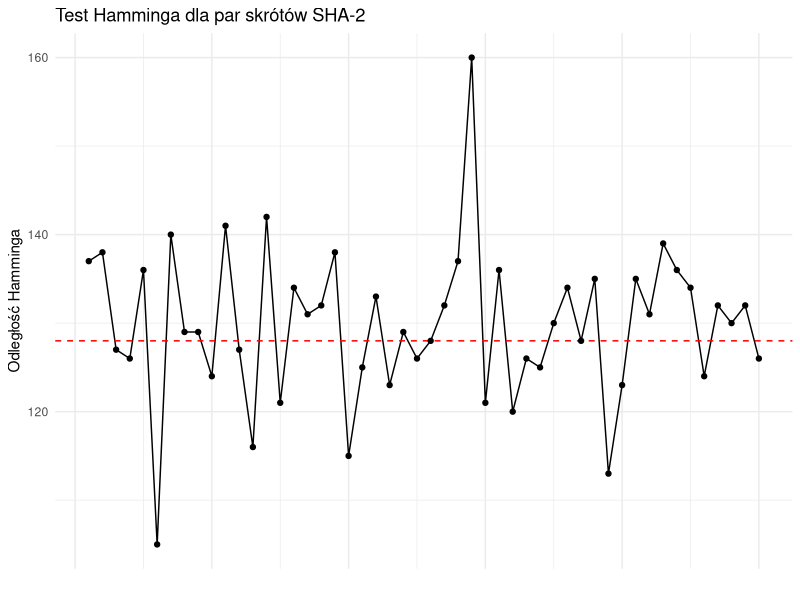
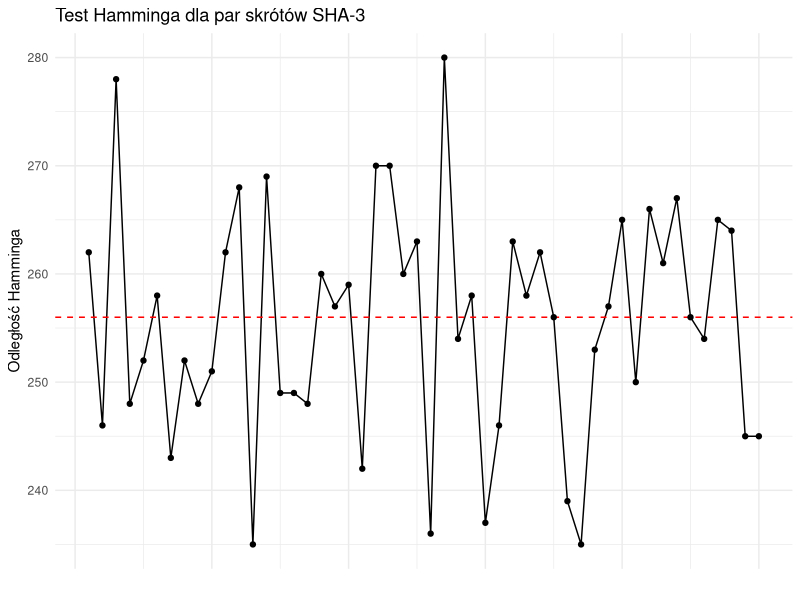
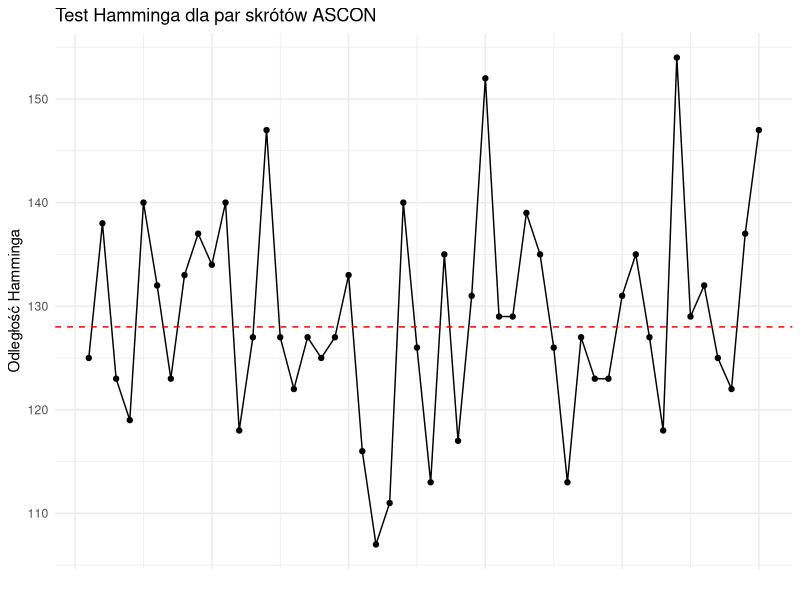
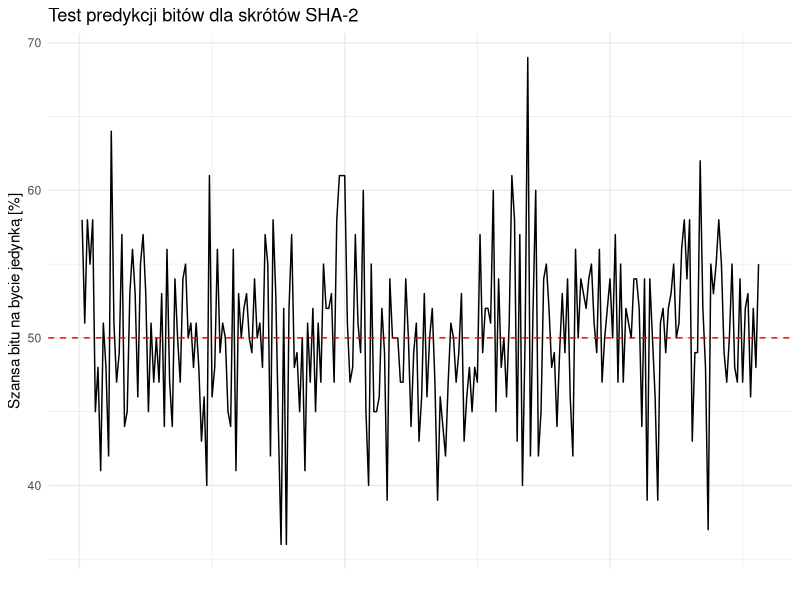
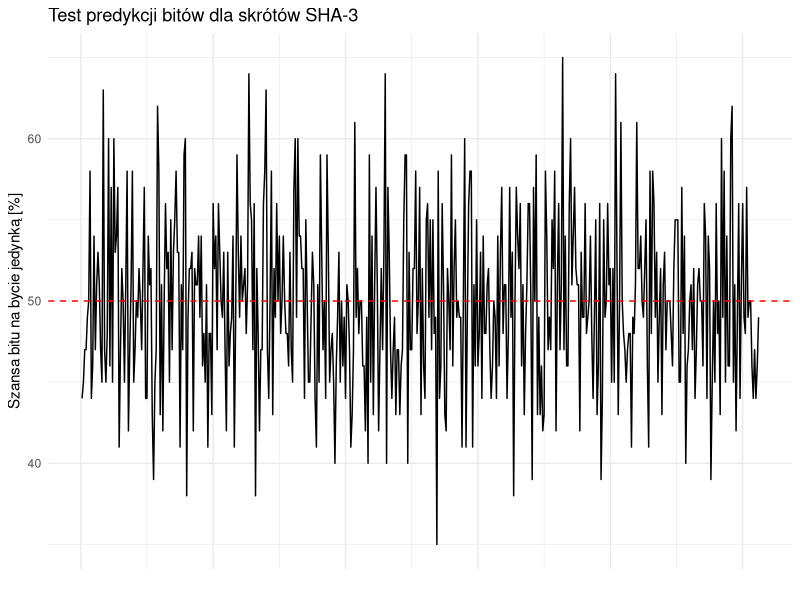
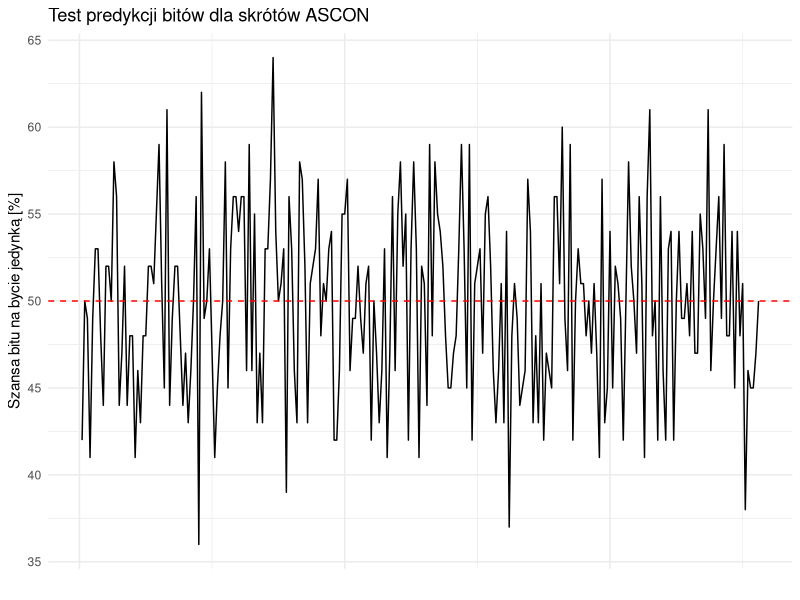
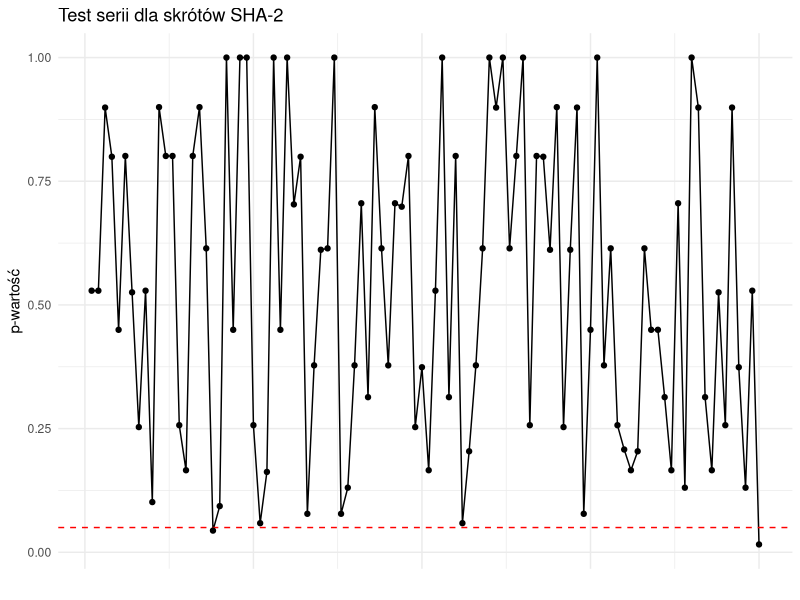
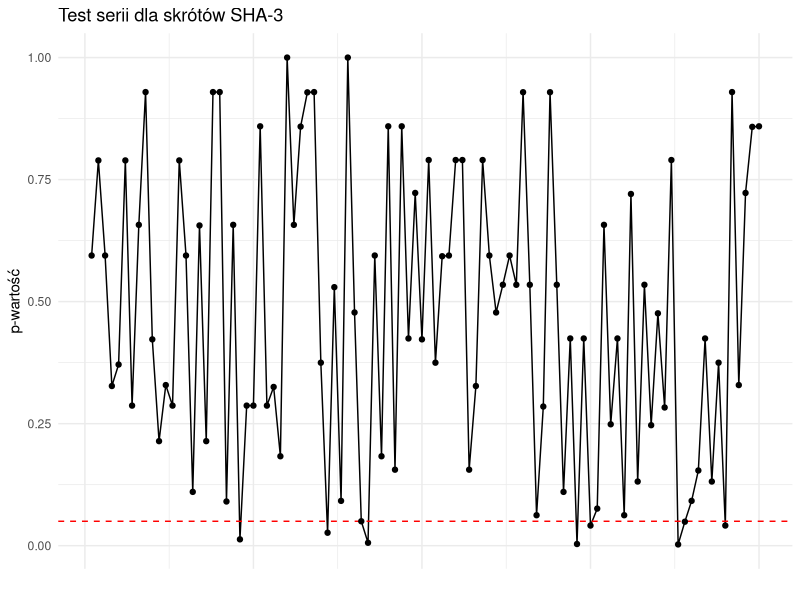

Generate these figures, in order, with R:
## ---- chunk 1
library(ggplot2)

sha2ham <- c(137.0, 138.0, 127.0, 126.0, 136.0, 105.0, 140.0, 129.0, 129.0, 124.0, 141.0, 127.0, 116.0, 142.0, 121.0, 134.0, 131.0, 132.0, 138.0, 115.0, 125.0, 133.0, 123.0, 129.0, 126.0, 128.0, 132.0, 137.0, 160.0, 121.0, 136.0, 120.0, 126.0, 125.0, 130.0, 134.0, 128.0, 135.0, 113.0, 123.0, 135.0, 131.0, 139.0, 136.0, 134.0, 124.0, 132.0, 130.0, 132.0, 126.0)
sha3ham <- c(262.0, 246.0, 278.0, 248.0, 252.0, 258.0, 243.0, 252.0, 248.0, 251.0, 262.0, 268.0, 235.0, 269.0, 249.0, 249.0, 248.0, 260.0, 257.0, 259.0, 242.0, 270.0, 270.0, 260.0, 263.0, 236.0, 280.0, 254.0, 258.0, 237.0, 246.0, 263.0, 258.0, 262.0, 256.0, 239.0, 235.0, 253.0, 257.0, 265.0, 250.0, 266.0, 261.0, 267.0, 256.0, 254.0, 265.0, 264.0, 245.0, 245.0)
asconham <- c(125.0, 138.0, 123.0, 119.0, 140.0, 132.0, 123.0, 133.0, 137.0, 134.0, 140.0, 118.0, 127.0, 147.0, 127.0, 122.0, 127.0, 125.0, 127.0, 133.0, 116.0, 107.0, 111.0, 140.0, 126.0, 113.0, 135.0, 117.0, 131.0, 152.0, 129.0, 129.0, 139.0, 135.0, 126.0, 113.0, 127.0, 123.0, 123.0, 131.0, 135.0, 127.0, 118.0, 154.0, 129.0, 132.0, 125.0, 122.0, 137.0, 147.0)

sha2pred <- c(0.58, 0.51, 0.58, 0.55, 0.58, 0.45, 0.48, 0.41, 0.51, 0.48, 0.42, 0.64, 0.51, 0.47, 0.49, 0.57, 0.44, 0.45, 0.53, 0.56, 0.53, 0.46, 0.55, 0.57, 0.53, 0.45, 0.51, 0.47, 0.5, 0.47, 0.53, 0.44, 0.56, 0.47, 0.44, 0.54, 0.5, 0.47, 0.54, 0.55, 0.5, 0.51, 0.48, 0.51, 0.48, 0.43, 0.46, 0.4, 0.61, 0.46, 0.48, 0.56, 0.49, 0.51, 0.5, 0.45, 0.44, 0.56, 0.41, 0.53, 0.5, 0.52, 0.53, 0.5, 0.49, 0.54, 0.5, 0.51, 0.48, 0.57, 0.55, 0.42, 0.58, 0.53, 0.44, 0.36, 0.52, 0.36, 0.52, 0.57, 0.48, 0.49, 0.45, 0.5, 0.41, 0.51, 0.47, 0.52, 0.45, 0.51, 0.47, 0.55, 0.52, 0.52, 0.53, 0.47, 0.58, 0.61, 0.61, 0.61, 0.51, 0.47, 0.48, 0.57, 0.51, 0.49, 0.6, 0.45, 0.4, 0.55, 0.45, 0.45, 0.46, 0.52, 0.49, 0.39, 0.54, 0.5, 0.5, 0.5, 0.47, 0.47, 0.54, 0.5, 0.44, 0.49, 0.51, 0.43, 0.46, 0.53, 0.46, 0.5, 0.52, 0.47, 0.39, 0.46, 0.44, 0.42, 0.47, 0.51, 0.5, 0.47, 0.49, 0.53, 0.43, 0.46, 0.48, 0.45, 0.48, 0.47, 0.57, 0.49, 0.52, 0.52, 0.51, 0.6, 0.45, 0.54, 0.48, 0.5, 0.46, 0.51, 0.61, 0.58, 0.43, 0.57, 0.4, 0.5, 0.69, 0.42, 0.52, 0.6, 0.42, 0.45, 0.54, 0.55, 0.52, 0.48, 0.49, 0.44, 0.49, 0.53, 0.49, 0.54, 0.46, 0.42, 0.56, 0.5, 0.54, 0.53, 0.52, 0.54, 0.55, 0.51, 0.49, 0.56, 0.47, 0.5, 0.52, 0.54, 0.5, 0.57, 0.47, 0.55, 0.47, 0.52, 0.51, 0.5, 0.54, 0.54, 0.52, 0.44, 0.54, 0.39, 0.54, 0.5, 0.46, 0.39, 0.51, 0.52, 0.49, 0.52, 0.53, 0.55, 0.5, 0.51, 0.56, 0.58, 0.54, 0.58, 0.43, 0.49, 0.49, 0.62, 0.52, 0.48, 0.37, 0.55, 0.53, 0.55, 0.58, 0.55, 0.49, 0.47, 0.5, 0.55, 0.48, 0.47, 0.54, 0.47, 0.52, 0.53, 0.46, 0.52, 0.48, 0.55)
sha3pred <- c(0.44, 0.45, 0.47, 0.47, 0.49, 0.5, 0.58, 0.44, 0.46, 0.54, 0.47, 0.51, 0.53, 0.51, 0.47, 0.45, 0.63, 0.47, 0.45, 0.48, 0.6, 0.46, 0.57, 0.45, 0.6, 0.53, 0.54, 0.57, 0.41, 0.47, 0.52, 0.5, 0.45, 0.51, 0.58, 0.42, 0.47, 0.51, 0.58, 0.45, 0.47, 0.5, 0.49, 0.52, 0.5, 0.47, 0.52, 0.57, 0.44, 0.44, 0.54, 0.51, 0.52, 0.43, 0.39, 0.45, 0.47, 0.62, 0.58, 0.43, 0.51, 0.42, 0.5, 0.56, 0.52, 0.53, 0.45, 0.55, 0.47, 0.53, 0.55, 0.58, 0.53, 0.53, 0.41, 0.51, 0.47, 0.59, 0.6, 0.38, 0.49, 0.52, 0.52, 0.53, 0.42, 0.52, 0.51, 0.51, 0.54, 0.49, 0.54, 0.46, 0.48, 0.45, 0.51, 0.41, 0.48, 0.48, 0.43, 0.56, 0.52, 0.54, 0.47, 0.56, 0.53, 0.5, 0.49, 0.53, 0.47, 0.42, 0.53, 0.46, 0.48, 0.49, 0.54, 0.41, 0.49, 0.59, 0.53, 0.49, 0.54, 0.5, 0.51, 0.52, 0.48, 0.51, 0.64, 0.56, 0.55, 0.47, 0.56, 0.38, 0.52, 0.48, 0.42, 0.47, 0.47, 0.56, 0.58, 0.63, 0.47, 0.44, 0.5, 0.58, 0.43, 0.52, 0.49, 0.56, 0.5, 0.54, 0.48, 0.5, 0.54, 0.5, 0.48, 0.48, 0.46, 0.53, 0.47, 0.45, 0.57, 0.6, 0.49, 0.6, 0.54, 0.54, 0.52, 0.52, 0.44, 0.55, 0.5, 0.45, 0.45, 0.49, 0.53, 0.51, 0.44, 0.41, 0.51, 0.45, 0.59, 0.53, 0.47, 0.5, 0.44, 0.59, 0.53, 0.45, 0.47, 0.48, 0.45, 0.4, 0.46, 0.49, 0.53, 0.45, 0.5, 0.46, 0.49, 0.44, 0.51, 0.5, 0.47, 0.41, 0.43, 0.47, 0.61, 0.49, 0.52, 0.48, 0.5, 0.5, 0.46, 0.46, 0.42, 0.49, 0.4, 0.59, 0.45, 0.54, 0.43, 0.51, 0.57, 0.51, 0.42, 0.47, 0.52, 0.47, 0.53, 0.64, 0.4, 0.57, 0.53, 0.47, 0.44, 0.47, 0.49, 0.43, 0.47, 0.47, 0.43, 0.46, 0.47, 0.55, 0.59, 0.59, 0.4, 0.53, 0.47, 0.47, 0.52, 0.52, 0.58, 0.48, 0.5, 0.57, 0.43, 0.52, 0.46, 0.44, 0.55, 0.56, 0.49, 0.55, 0.47, 0.55, 0.48, 0.49, 0.35, 0.58, 0.44, 0.46, 0.56, 0.51, 0.43, 0.42, 0.52, 0.5, 0.47, 0.59, 0.46, 0.52, 0.55, 0.49, 0.5, 0.49, 0.49, 0.41, 0.5, 0.6, 0.41, 0.49, 0.56, 0.58, 0.58, 0.41, 0.51, 0.46, 0.55, 0.46, 0.48, 0.53, 0.44, 0.54, 0.48, 0.48, 0.51, 0.52, 0.47, 0.44, 0.46, 0.5, 0.49, 0.44, 0.54, 0.46, 0.53, 0.57, 0.48, 0.51, 0.51, 0.44, 0.48, 0.57, 0.49, 0.53, 0.38, 0.5, 0.57, 0.54, 0.52, 0.56, 0.46, 0.51, 0.43, 0.48, 0.51, 0.56, 0.56, 0.5, 0.39, 0.57, 0.5, 0.59, 0.43, 0.49, 0.43, 0.46, 0.42, 0.43, 0.58, 0.54, 0.47, 0.49, 0.47, 0.55, 0.52, 0.58, 0.42, 0.51, 0.56, 0.47, 0.51, 0.65, 0.47, 0.54, 0.46, 0.46, 0.56, 0.6, 0.51, 0.54, 0.57, 0.52, 0.51, 0.51, 0.42, 0.53, 0.49, 0.49, 0.56, 0.48, 0.49, 0.5, 0.54, 0.48, 0.44, 0.49, 0.55, 0.43, 0.46, 0.56, 0.39, 0.44, 0.55, 0.49, 0.5, 0.56, 0.51, 0.52, 0.45, 0.52, 0.45, 0.64, 0.53, 0.43, 0.5, 0.61, 0.5, 0.48, 0.47, 0.45, 0.47, 0.48, 0.48, 0.41, 0.49, 0.48, 0.51, 0.61, 0.52, 0.52, 0.54, 0.5, 0.49, 0.52, 0.55, 0.46, 0.41, 0.58, 0.48, 0.58, 0.56, 0.49, 0.53, 0.45, 0.49, 0.52, 0.43, 0.51, 0.53, 0.47, 0.5, 0.5, 0.5, 0.48, 0.46, 0.52, 0.55, 0.55, 0.55, 0.45, 0.45, 0.57, 0.48, 0.54, 0.4, 0.46, 0.47, 0.5, 0.51, 0.47, 0.52, 0.44, 0.47, 0.51, 0.52, 0.5, 0.5, 0.46, 0.56, 0.54, 0.44, 0.54, 0.52, 0.39, 0.45, 0.5, 0.45, 0.56, 0.48, 0.5, 0.43, 0.6, 0.49, 0.58, 0.45, 0.54, 0.46, 0.46, 0.6, 0.62, 0.45, 0.51, 0.42, 0.49, 0.56, 0.44, 0.51, 0.56, 0.49, 0.48, 0.57, 0.49, 0.5, 0.5, 0.46, 0.44, 0.47, 0.44, 0.46, 0.49)
asconpred <- c(0.42, 0.5, 0.49, 0.41, 0.49, 0.53, 0.53, 0.48, 0.44, 0.52, 0.52, 0.5, 0.58, 0.56, 0.44, 0.47, 0.52, 0.44, 0.48, 0.48, 0.41, 0.46, 0.43, 0.48, 0.48, 0.52, 0.52, 0.51, 0.55, 0.59, 0.51, 0.45, 0.61, 0.44, 0.49, 0.52, 0.52, 0.48, 0.44, 0.47, 0.43, 0.46, 0.5, 0.56, 0.36, 0.62, 0.49, 0.5, 0.53, 0.47, 0.41, 0.45, 0.48, 0.5, 0.58, 0.45, 0.53, 0.56, 0.56, 0.54, 0.56, 0.56, 0.46, 0.59, 0.46, 0.55, 0.43, 0.47, 0.43, 0.53, 0.53, 0.57, 0.64, 0.54, 0.5, 0.51, 0.53, 0.39, 0.56, 0.53, 0.46, 0.43, 0.58, 0.57, 0.52, 0.43, 0.51, 0.52, 0.53, 0.57, 0.48, 0.51, 0.5, 0.53, 0.54, 0.42, 0.42, 0.46, 0.55, 0.55, 0.57, 0.46, 0.49, 0.49, 0.52, 0.49, 0.47, 0.51, 0.52, 0.42, 0.5, 0.47, 0.43, 0.46, 0.53, 0.41, 0.47, 0.56, 0.46, 0.55, 0.58, 0.52, 0.55, 0.42, 0.53, 0.58, 0.53, 0.41, 0.52, 0.51, 0.44, 0.59, 0.48, 0.58, 0.55, 0.54, 0.52, 0.48, 0.45, 0.45, 0.47, 0.48, 0.53, 0.59, 0.53, 0.45, 0.59, 0.42, 0.51, 0.52, 0.53, 0.47, 0.55, 0.56, 0.52, 0.46, 0.43, 0.46, 0.51, 0.43, 0.54, 0.37, 0.48, 0.51, 0.49, 0.44, 0.45, 0.46, 0.57, 0.54, 0.43, 0.48, 0.43, 0.51, 0.42, 0.47, 0.46, 0.45, 0.56, 0.56, 0.51, 0.6, 0.49, 0.46, 0.59, 0.42, 0.5, 0.53, 0.51, 0.51, 0.48, 0.5, 0.47, 0.51, 0.47, 0.41, 0.57, 0.43, 0.45, 0.54, 0.45, 0.52, 0.51, 0.49, 0.42, 0.5, 0.58, 0.52, 0.5, 0.47, 0.56, 0.51, 0.41, 0.56, 0.61, 0.48, 0.5, 0.42, 0.56, 0.46, 0.42, 0.53, 0.54, 0.42, 0.5, 0.54, 0.49, 0.49, 0.51, 0.48, 0.54, 0.47, 0.47, 0.55, 0.53, 0.49, 0.61, 0.46, 0.5, 0.53, 0.56, 0.49, 0.59, 0.48, 0.48, 0.54, 0.45, 0.54, 0.48, 0.51, 0.38, 0.46, 0.45, 0.45, 0.47, 0.5)

sha2ser <- c(0.5287333251214301, 0.5287333251214301, 0.8989402980321262, 0.7994953618696918, 0.449691797968891, 0.8010593708697096, 0.5254280008505967, 0.25303811649475483, 0.5287333251214301, 0.10145381261420816, 0.8997412986871713, 0.8010593708697096, 0.8010593708697096, 0.25683925795785667, 0.16578668398105845, 0.8010593708697096, 0.8997412986871713, 0.6142946646634826, 0.043819792802674895, 0.0932899561836047, 1.0, 0.449691797968891, 1.0, 1.0, 0.25683925795785667, 0.05878172135535875, 0.16241315102200904, 1.0, 0.449691797968891, 1.0, 0.7032029658251817, 0.7994953618696918, 0.07775989643932935, 0.3778216371000638, 0.6114529869535044, 0.6142946646634826, 1.0, 0.07775989643932935, 0.1305700181157361, 0.3778216371000638, 0.7054569861112734, 0.31349994558358807, 0.8997412986871713, 0.6142946646634826, 0.3778216371000638, 0.7054569861112734, 0.6985353583033387, 0.8010593708697096, 0.25303811649475483, 0.37400260202603497, 0.16578668398105845, 0.5287333251214301, 1.0, 0.31349994558358807, 0.8010593708697096, 0.05878172135535875, 0.2040841777655733, 0.3778216371000638, 0.6142946646634826, 1.0, 0.8989402980321262, 1.0, 0.6142946646634826, 0.8010593708697096, 1.0, 0.25683925795785667, 0.8010593708697096, 0.7994953618696918, 0.6114529869535044, 0.8997412986871713, 0.25303811649475483, 0.6114529869535044, 0.8989402980321262, 0.07775989643932935, 0.449691797968891, 1.0, 0.3778216371000638, 0.6142946646634826, 0.25683925795785667, 0.2077120857275565, 0.16578668398105845, 0.2040841777655733, 0.6142946646634826, 0.449691797968891, 0.449691797968891, 0.31349994558358807, 0.16578668398105845, 0.7054569861112734, 0.1305700181157361, 1.0, 0.8989402980321262, 0.31349994558358807, 0.16578668398105845, 0.5254280008505967, 0.25683925795785667, 0.8989402980321262, 0.37400260202603497, 0.1305700181157361, 0.5287333251214301, 0.01582171482351291)
sha3ser <- c(0.5944393562214199, 0.7892680261342813, 0.5944393562214199, 0.32710690685446675, 0.37109336952269745, 0.7892680261342813, 0.2869538572456589, 0.6572752192771223, 0.9292919989256294, 0.4226780741706353, 0.2141262224436984, 0.32901879597215467, 0.2869538572456589, 0.7892680261342813, 0.5944393562214199, 0.11021183696513548, 0.6560051321908611, 0.2141262224436984, 0.9292919989256294, 0.9292919989256294, 0.09052124460534872, 0.6572752192771223, 0.012969772146852021, 0.2869538572456589, 0.2869538572456589, 0.8591382051891983, 0.2869538572456589, 0.3251794800983281, 0.18317757236168974, 1.0, 0.6572752192771223, 0.8585862013366392, 0.9287300745648026, 0.9292919989256294, 0.3748869904527967, 0.02652816560918647, 0.5295988084250076, 0.09180015860662305, 1.0, 0.4777753242508831, 0.050005635600150145, 0.00594489877772042, 0.5944393562214199, 0.18317757236168974, 0.8591382051891983, 0.15567453061118375, 0.8591382051891983, 0.4245102891773693, 0.7226325905834432, 0.4226780741706353, 0.7900798285930062, 0.3748869904527967, 0.5929800980174267, 0.5944393562214199, 0.7900798285930062, 0.7900798285930062, 0.15567453061118375, 0.32710690685446675, 0.7900798285930062, 0.5944393562214199, 0.4777753242508831, 0.5345012255630928, 0.5944393562214199, 0.5345012255630928, 0.9290127047257104, 0.5345012255630928, 0.06239916795932654, 0.28504940740261286, 0.9290127047257104, 0.5345012255630928, 0.11021183696513548, 0.4245102891773693, 0.0034084680523038813, 0.4245102891773693, 0.04125878233513469, 0.07594528459029015, 0.6572752192771223, 0.2486791853198418, 0.4245102891773693, 0.06239916795932654, 0.7205147871362552, 0.13142505533707238, 0.5345012255630928, 0.24681015326181166, 0.4760334929424297, 0.283130870662347, 0.7900798285930062, 0.0025527959476840945, 0.04909798160926537, 0.09180015860662305, 0.15404354654375152, 0.4245102891773693, 0.13142505533707238, 0.3748869904527967, 0.04125878233513469, 0.9292919989256294, 0.32901879597215467, 0.7226325905834432, 0.8580276569875211, 0.8591382051891983)
asconser <- c(0.16578668398105845, 0.10145381261420816, 0.31349994558358807, 0.7054569861112734, 0.7032029658251817, 0.2077120857275565, 1.0, 0.6142946646634826, 0.2040841777655733, 0.7008964458564653, 0.25683925795785667, 0.8997412986871713, 0.1305700181157361, 0.25683925795785667, 0.449691797968891, 0.5287333251214301, 0.6142946646634826, 0.31349994558358807, 0.3778216371000638, 0.30962890273063337, 0.2077120857275565, 0.0029849144276155037, 0.3778216371000638, 0.7054569861112734, 0.8997412986871713, 0.37400260202603497, 0.16241315102200904, 0.011743382301172556, 0.8997412986871713, 0.8989402980321262, 0.7994953618696918, 0.8010593708697096, 0.5287333251214301, 0.449691797968891, 0.07775989643932935, 0.16578668398105845, 0.3778216371000638, 0.7054569861112734, 0.8010593708697096, 0.7054569861112734, 0.6142946646634826, 0.2077120857275565, 0.3778216371000638, 1.0, 0.8997412986871713, 0.8010593708697096, 0.05677982347435662, 0.7032029658251817, 0.37400260202603497, 0.16578668398105845, 0.6142946646634826, 0.07775989643932935, 0.0010540340457847464, 0.4460595493707442, 0.022254124823099186, 0.7054569861112734, 0.10145381261420816, 0.3778216371000638, 0.6114529869535044, 0.8972789612600831, 0.7962534147376392, 0.3778216371000638, 0.31349994558358807, 0.6142946646634826, 0.043819792802674895, 0.5287333251214301, 0.7054569861112734, 1.0, 0.3778216371000638, 0.16578668398105845, 0.6142946646634826, 0.1305700181157361, 0.37400260202603497, 0.31349994558358807, 0.31349994558358807, 0.6142946646634826, 0.2077120857275565, 0.2077120857275565, 0.10145381261420816, 0.7054569861112734, 0.3016995824783477, 0.4460595493707442, 0.8010593708697096, 1.0, 0.10145381261420816, 0.7054569861112734, 0.8997412986871713, 0.10145381261420816, 0.3778216371000638, 0.4460595493707442, 0.31349994558358807, 0.7054569861112734, 0.8010593708697096, 0.8989402980321262, 0.7054569861112734, 0.7054569861112734, 0.37400260202603497, 0.8997412986871713, 0.8989402980321262, 0.31349994558358807)
## ---- chunk 2
ggg <- function(data, expected, title, ylab) {
  ids <- seq(from=1, to=length(data))
  iddf <- data.frame(id = ids, vals = data)
  ggplot(iddf, aes(x=id, y=vals)) + 
    geom_line() +
    theme_minimal() +
    geom_hline(yintercept = expected, linetype = 'dashed', color = 'red') +
    labs(x = '', y = ylab, title = title) +
    theme(axis.text.x=element_blank(), axis.ticks.x=element_blank())
}
## ---- chunk 3
ggg(sha2ham, 128, 'Test Hamminga dla par skrótów SHA-2', 'Odległość Hamminga') + geom_point()
ggg(sha3ham, 256, 'Test Hamminga dla par skrótów SHA-3', 'Odległość Hamminga') + geom_point()
ggg(asconham, 128, 'Test Hamminga dla par skrótów ASCON', 'Odległość Hamminga') + geom_point()
## ---- chunk 4
ggg(sha2pred*100, 50, 'Test predykcji bitów dla skrótów SHA-2', 'Szansa bitu na bycie jedynką [%]')
ggg(sha3pred*100, 50, 'Test predykcji bitów dla skrótów SHA-3', 'Szansa bitu na bycie jedynką [%]')
ggg(asconpred*100, 50, 'Test predykcji bitów dla skrótów ASCON', 'Szansa bitu na bycie jedynką [%]')
## ---- chunk 5
ggg(sha2ser, .05, 'Test serii dla skrótów SHA-2', 'p-wartość') + geom_point()
ggg(sha3ser, .05, 'Test serii dla skrótów SHA-3', 'p-wartość') + geom_point()
ggg(asconser, .05, 'Test serii dla skrótów ASCON', 'p-wartość') + geom_point()
